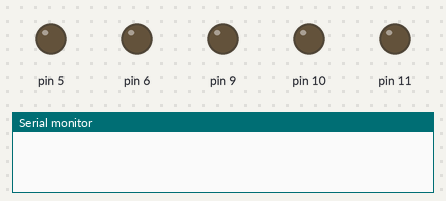
Simulated run of this sketch. Board: Arduino Uno, built with avr-gcc and run on an emulated ATmega328P. Shown: output pins drawn as LEDs (lit = HIGH), the last lines printed to the serial monitor.

Above: at 0.05 s.
At 1.85 s:
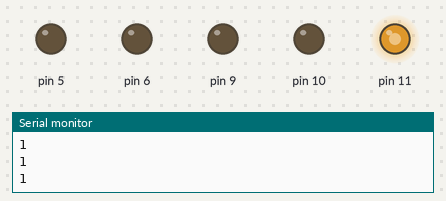
At 3.75 s:
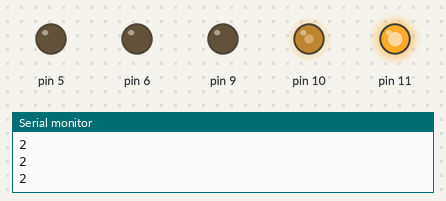
At 7.55 s:
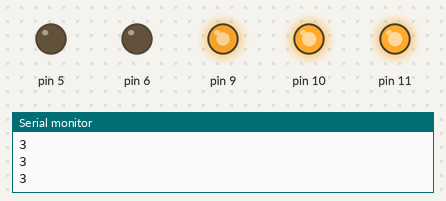
At 11.25 s:
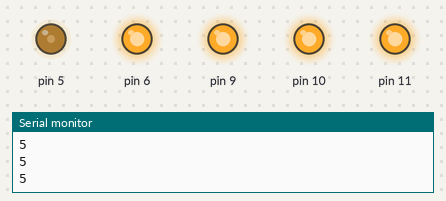
At 15.05 s:
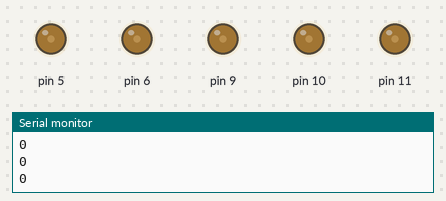
Timing chart, 0 to 20.3 s (numbered marks = the images above):
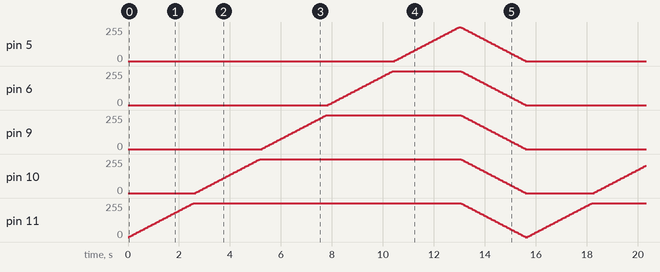

The sketch:

Greenhouse5ColorsFade.ino
```cpp
void setup() {
  // put your setup code here, to run once:
  Serial.begin(9600);
  pinMode(11, OUTPUT);
  pinMode(10, OUTPUT);
  pinMode(9, OUTPUT);
  pinMode(6, OUTPUT);
  pinMode(5, OUTPUT);
}

void loop() {
  // put your main code here, to run repeatedly:
  int graph = 0;
  int fadeValue = 0;

  for (int fadeValue = 0 ; fadeValue <= 255; fadeValue += 5) {
    // sets the value (range from 0 to 255):
    analogWrite(11, fadeValue);
    delay(50);
    graph = 1;
    Serial.println(graph);
  }
  fadeValue = 0;
  for (int fadeValue = 0 ; fadeValue <= 255; fadeValue += 5) {
    // sets the value (range from 0 to 255):
    analogWrite(10, fadeValue);
    delay(50);
    graph = 2;
    Serial.println(graph);
  }
  fadeValue = 0;
  for (int fadeValue = 0 ; fadeValue <= 255; fadeValue += 5) {
    // sets the value (range from 0 to 255):
    analogWrite(9, fadeValue);
    delay(50);
    graph = 3;
    Serial.println(graph);
  }
  fadeValue = 0;
  for (int fadeValue = 0 ; fadeValue <= 255; fadeValue += 5) {
    // sets the value (range from 0 to 255):
    analogWrite(6, fadeValue);
    delay(50);
    graph = 4;
    Serial.println(graph);
  }
  fadeValue = 0;
  for (int fadeValue = 0 ; fadeValue <= 255; fadeValue += 5) {
    // sets the value (range from 0 to 255):
    analogWrite(5, fadeValue);
    delay(50);
     graph = 5;
    Serial.println(graph);
  }
  for (int fadeValue = 255 ; fadeValue >= 0; fadeValue -= 5) {
    // sets the value (range from 0 to 255):
    analogWrite(11, fadeValue);
    analogWrite(10, fadeValue);
    analogWrite(9, fadeValue);
    analogWrite(6, fadeValue);
    analogWrite(5, fadeValue);
    delay(50);
    graph = 0;
    Serial.println(graph);
  }
}
```
